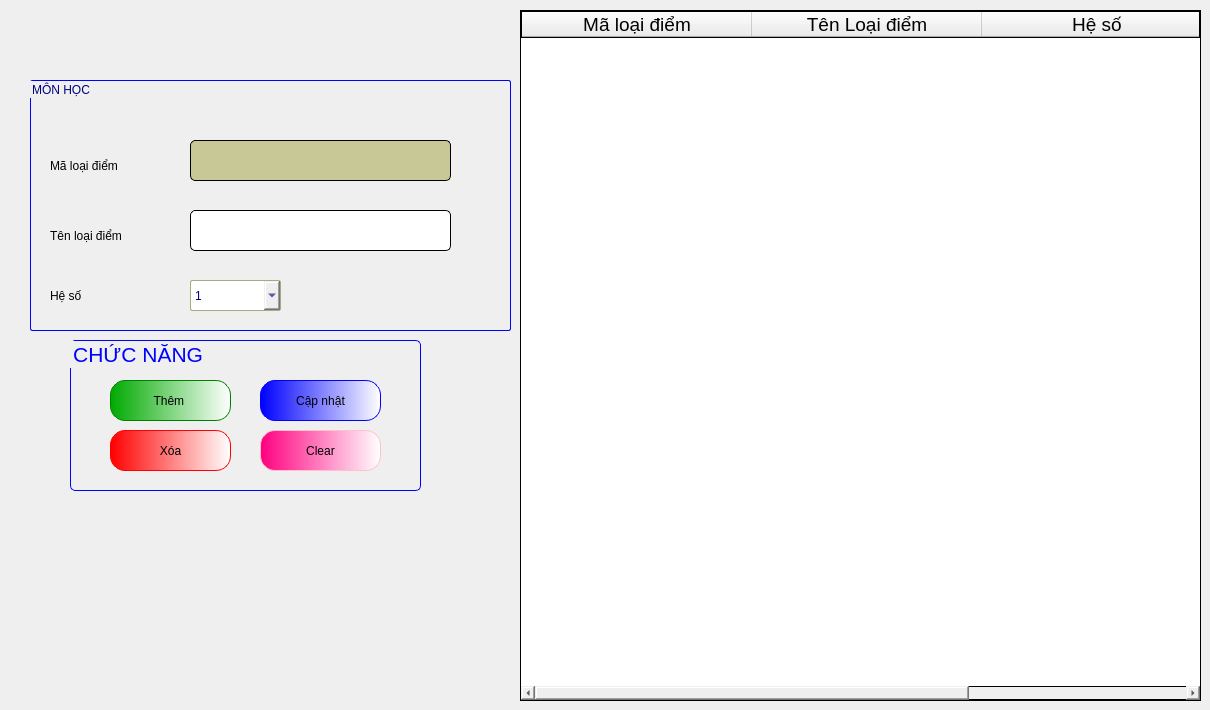
      <widget class="QWidget" name="tab_24">
       <attribute name="title">
        <string>Loại điểm</string>
       </attribute>
       <widget class="QGroupBox" name="groupBox_84">
        <property name="geometry">
         <rect>
          <x>30</x>
          <y>80</y>
          <width>481</width>
          <height>251</height>
         </rect>
        </property>
        <property name="styleSheet">
         <string notr="true">font: 16pt &quot;Tahoma&quot;;
color: rgb(0, 0, 127);
border:1px solid blue;
border-radius:2px;</string>
        </property>
        <property name="title">
         <string>MÔN HỌC</string>
        </property>
        <widget class="QGroupBox" name="groupBox_85">
         <property name="geometry">
          <rect>
           <x>590</x>
           <y>270</y>
           <width>591</width>
           <height>321</height>
          </rect>
         </property>
         <property name="title">
          <string>GroupBox</string>
         </property>
        </widget>
        <widget class="QLineEdit" name="lineTenLoaiDiem">
         <property name="geometry">
          <rect>
           <x>160</x>
           <y>130</y>
           <width>261</width>
           <height>41</height>
          </rect>
         </property>
         <property name="styleSheet">
          <string notr="true">QLineEdit{
font: 16pt &quot;Tahoma&quot;;
border-radius:5px;
border: 1px solid black;
	color: rgb(0, 0, 0);
}</string>
         </property>
         <property name="text">
          <string/>
         </property>
        </widget>
        <widget class="QLineEdit" name="lineLoaiDiem">
         <property name="enabled">
          <bool>false</bool>
         </property>
         <property name="geometry">
          <rect>
           <x>160</x>
           <y>60</y>
           <width>261</width>
           <height>41</height>
          </rect>
         </property>
         <property name="styleSheet">
          <string notr="true">QLineEdit{
font: 16pt &quot;Tahoma&quot;;
border-radius:5px;
border: 1px solid black;
	color: rgb(6, 6, 6);
	background-color: ;
	background-color: rgb(200, 200, 150);
}</string>
         </property>
         <property name="text">
          <string/>
         </property>
        </widget>
        <widget class="QLabel" name="label_277">
         <property name="geometry">
          <rect>
           <x>20</x>
           <y>70</y>
           <width>121</width>
           <height>31</height>
          </rect>
         </property>
         <property name="styleSheet">
          <string notr="true">border: white;
color: rgb(0, 0, 0);</string>
         </property>
         <property name="text">
          <string>Mã loại điểm</string>
         </property>
        </widget>
        <widget class="QLabel" name="label_278">
         <property name="geometry">
          <rect>
           <x>20</x>
           <y>140</y>
           <width>131</width>
           <height>31</height>
          </rect>
         </property>
         <property name="styleSheet">
          <string notr="true">border: white;
color: rgb(0, 0, 0);</string>
         </property>
         <property name="text">
          <string>Tên loại điểm</string>
         </property>
        </widget>
        <widget class="QComboBox" name="cboxHeSo_2">
         <property name="geometry">
          <rect>
           <x>160</x>
           <y>200</y>
           <width>91</width>
           <height>31</height>
          </rect>
         </property>
         <property name="styleSheet">
          <string notr="true">border-color: rgb(170, 170, 127);</string>
         </property>
         <item>
          <property name="text">
           <string>1</string>
          </property>
         </item>
         <item>
          <property name="text">
           <string>2</string>
          </property>
         </item>
        </widget>
        <widget class="QLabel" name="label_280">
         <property name="geometry">
          <rect>
           <x>20</x>
           <y>200</y>
           <width>121</width>
           <height>31</height>
          </rect>
         </property>
         <property name="styleSheet">
          <string notr="true">border: white;
color: rgb(0, 0, 0);</string>
         </property>
         <property name="text">
          <string>Hệ số</string>
         </property>
        </widget>
       </widget>
       <widget class="QGroupBox" name="groupBox_34">
        <property name="geometry">
         <rect>
          <x>70</x>
          <y>340</y>
          <width>351</width>
          <height>151</height>
         </rect>
        </property>
        <property name="font">
         <font>
          <family>Tahoma</family>
          <pointsize>16</pointsize>
         </font>
        </property>
        <property name="styleSheet">
         <string notr="true">QGroupBox{
border:0.5px solid blue;
border-radius:5px;
color:blue;
}</string>
        </property>
        <property name="title">
         <string>CHỨC NĂNG </string>
        </property>
        <widget class="QPushButton" name="btnThemMonHoc_2">
         <property name="geometry">
          <rect>
           <x>40</x>
           <y>40</y>
           <width>121</width>
           <height>41</height>
          </rect>
         </property>
         <property name="styleSheet">
          <string notr="true">QPushButton{
font: 16pt &quot;Tahoma&quot;;
border-radius:15px;
border:1px solid green;
	background-color: qlineargradient(spread:pad, x1:0, y1:0, x2:1, y2:0, stop:0 rgba(0, 170, 0, 255), stop:1 rgba(255, 255, 255, 255));
}
QPushButton:hover{
background-color: qlineargradient(spread:pad, x1:0, y1:0, x2:1, y2:0, stop:0 rgba(85, 255, 0, 255), stop:1 rgba(255, 255, 255, 255));
	font: 18pt &quot;Tahoma&quot;;
}
</string>
         </property>
         <property name="text">
          <string>Thêm </string>
         </property>
        </widget>
        <widget class="QPushButton" name="btnCapNhatMonHoc_2">
         <property name="geometry">
          <rect>
           <x>190</x>
           <y>40</y>
           <width>121</width>
           <height>41</height>
          </rect>
         </property>
         <property name="styleSheet">
          <string notr="true">QPushButton{
font: 16pt &quot;Tahoma&quot;;
border-radius:15px;
border:1px solid blue;
	background-color: qlineargradient(spread:pad, x1:0, y1:0, x2:1, y2:0, stop:0 rgba(0, 0, 255, 255), stop:1 rgba(255, 255, 255, 255));
}
QPushButton:hover{
	font: 18pt &quot;Tahoma&quot;;
	background-color: qlineargradient(spread:repeat, x1:0, y1:0, x2:1, y2:0, stop:0 rgba(0, 85, 255, 255), stop:1 rgba(255, 255, 255, 255));
}
</string>
         </property>
         <property name="text">
          <string>Cập nhật</string>
         </property>
        </widget>
        <widget class="QPushButton" name="btnXoaMonHoc_2">
         <property name="geometry">
          <rect>
           <x>40</x>
           <y>90</y>
           <width>121</width>
           <height>41</height>
          </rect>
         </property>
         <property name="styleSheet">
          <string notr="true">QPushButton{
font: 16pt &quot;Tahoma&quot;;
border-radius:15px;
border:1px solid red;
	background-color: qlineargradient(spread:pad, x1:0, y1:0, x2:1, y2:0, stop:0 rgba(255, 0, 0, 255), stop:1 rgba(255, 255, 255, 255));
}
QPushButton:hover{
	font: 18pt &quot;Tahoma&quot;;
	background-color:qlineargradient(spread:pad, x1:0, y1:0, x2:1, y2:0.028, stop:0 rgba(189, 0, 0, 255), stop:1 rgba(255, 255, 255, 255))
}
</string>
         </property>
         <property name="text">
          <string>Xóa</string>
         </property>
        </widget>
        <widget class="QPushButton" name="pushButton_105">
         <property name="geometry">
          <rect>
           <x>190</x>
           <y>90</y>
           <width>121</width>
           <height>41</height>
          </rect>
         </property>
         <property name="styleSheet">
          <string notr="true">QPushButton{
font: 16pt &quot;Tahoma&quot;;
border-radius:15px;
border:1px solid pink;
background-color: qlineargradient(spread:pad, x1:0, y1:0, x2:1, y2:0, stop:0 rgba(255, 0, 127, 255), stop:1 rgba(255, 255, 255, 255))
}
QPushButton:hover{
	font: 18pt &quot;Tahoma&quot;;
background-color:qlineargradient(spread:pad, x1:0, y1:0, x2:1, y2:0, stop:0 rgba(134, 0, 67, 255), stop:1 rgba(255, 255, 255, 255))
}
</string>
         </property>
         <property name="text">
          <string>Clear</string>
         </property>
        </widget>
       </widget>
       <widget class="QTableWidget" name="tableLoaiDiem">
        <property name="geometry">
         <rect>
          <x>520</x>
          <y>10</y>
          <width>681</width>
          <height>691</height>
         </rect>
        </property>
        <property name="styleSheet">
         <string notr="true">border: 1px solid black ;
font: 14pt &quot;Tahoma&quot;;</string>
        </property>
        <attribute name="horizontalHeaderDefaultSectionSize">
         <number>230</number>
        </attribute>
        <column>
         <property name="text">
          <string>Mã loại điểm</string>
         </property>
         <property name="font">
          <font>
           <family>Tahoma</family>
           <pointsize>14</pointsize>
          </font>
         </property>
         <property name="textAlignment">
          <set>AlignCenter</set>
         </property>
        </column>
        <column>
         <property name="text">
          <string>Tên Loại điểm</string>
         </property>
         <property name="font">
          <font>
           <family>Tahoma</family>
           <pointsize>14</pointsize>
          </font>
         </property>
         <property name="textAlignment">
          <set>AlignCenter</set>
         </property>
        </column>
        <column>
         <property name="text">
          <string>Hệ số</string>
         </property>
         <property name="font">
          <font>
           <family>Tahoma</family>
           <pointsize>14</pointsize>
          </font>
         </property>
         <property name="textAlignment">
          <set>AlignCenter</set>
         </property>
        </column>
       </widget>
      </widget>
